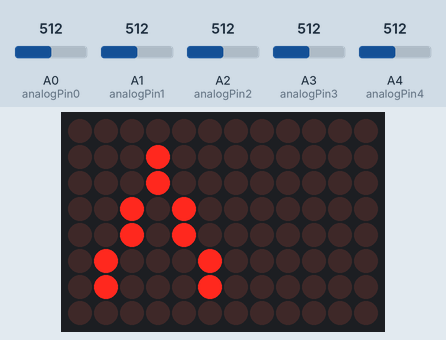
A sketch run on a simulated Arduino Uno R4 WiFi. Shown: 12×8 LED matrix. The test bench sets the inputs (shaded band); at power-on: A0 (analogPin0) = 512, A1 (analogPin1) = 512, A2 (analogPin2) = 512, A3 (analogPin3) = 512, A4 (analogPin4) = 512. What the sketch prints to the serial monitor is not drawn.

Above: at 0.3 s.
At 0.7 s:
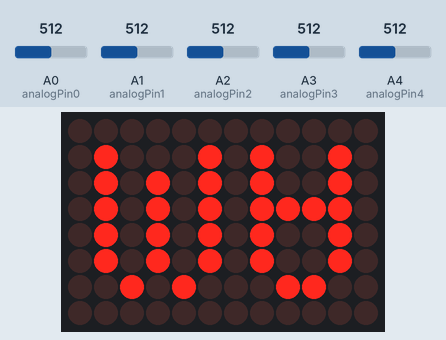
At 1.1 s:
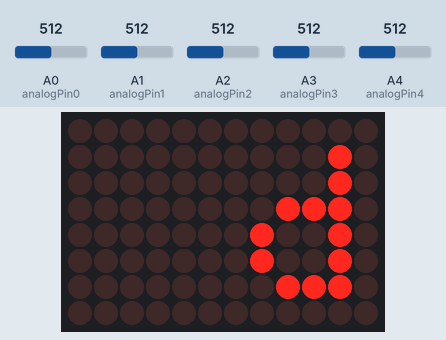

The sketch:

sketch_nov7a.ino
```cpp
#include "Arduino_LED_Matrix.h"

int analogPin0 = A0;
int analogPin1 = A1;
int analogPin2 = A2;
int analogPin3 = A3;
int analogPin4 = A4;

int analogValue0 = 0;
int analogValue1 = 0;
int analogValue2 = 0;
int analogValue3 = 0;
int analogValue4 = 0;

const float referenceVoltage = 5.0; // Adjust if using a different reference voltage
ArduinoLEDMatrix matrix;

const uint32_t animation[][4] = {
  {
		0x10010,
		0x2802804,
		0x40440000,
		200
	},
	{
		0x48848,
		0x87944944,
		0xa2322000,
		200
	},
	{
		0x45255,
		0x255e5525,
		0x5228c000,
		200
	},
	{
		0xa20a,
		0xa3aa4aa4,
		0xaa394000,
		200
	},
	{
		0x200,
		0x200e0120,
		0x1200e000,
		200
	},
	{
		0x0,
		0x0,
		0x0,
		200
	}
};

int animationFrame = 0;
unsigned long lastUpdateTime = 0;

void setup() {
  Serial.begin(115200);
  matrix.begin();
}

void loop() {
  // put your main code here, to run repeatedly:
  analogValue0 = analogRead(analogPin0);
  analogValue1 = analogRead(analogPin1);
  analogValue2 = analogRead(analogPin2);
  analogValue3 = analogRead(analogPin3);
  analogValue4 = analogRead(analogPin4);

  // Convert analog readings to voltage
  float voltage0 = (analogValue0 * referenceVoltage) / 1023.0;
  float voltage1 = (analogValue1 * referenceVoltage) / 1023.0;
  float voltage2 = (analogValue2 * referenceVoltage) / 1023.0;
  float voltage3 = (analogValue3 * referenceVoltage) / 1023.0;
  float voltage4 = (analogValue4 * referenceVoltage) / 1023.0;

  // Print the analog values as voltage to the serial monitor
  Serial.print(voltage0);
  Serial.print(",");
  Serial.print(voltage1);
  Serial.print(",");
  Serial.print(voltage2);
  Serial.print(",");
  Serial.print(voltage3);
  Serial.print(",");
  Serial.println(voltage4);

  // Handle LED matrix animation without blocking
  unsigned long currentTime = millis();
  if (currentTime - lastUpdateTime >= animation[animationFrame][3]) {
    // Pass the frame array to loadFrame
    matrix.loadFrame(animation[animationFrame]);

    // Move to the next frame
    animationFrame = (animationFrame + 1) % (sizeof(animation) / sizeof(animation[0]));

    // Reset the timer for the next frame
    lastUpdateTime = currentTime;
  }

  delay(1);
}
```

Measured:
- by itself, everything shown: repeats every 1.2 s, in 6 steps
